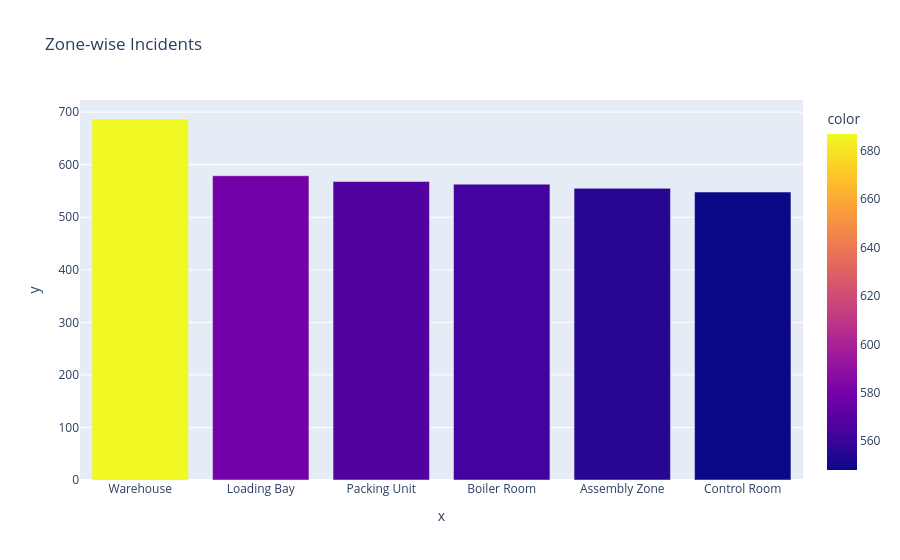

The notebook cell this image was saved under:
### Code cell
fig = px.bar(
    x=zone_counts.index,
    y=zone_counts.values,
    title="Zone-wise Incidents",
    color=zone_counts.values
)

fig.show()

### Figure 1 — Plotly figure (JSON) as saved in the notebook; plotly's stock layout.template omitted (floating-point values rounded to 4 significant figures)
{"data": [{"alignmentgroup": "True", "hovertemplate": "x=%{x}<br>y=%{y}<br>color=%{marker.color}<extra></extra>", "legendgroup": "", "marker": {"color": [687, 579, 568, 563, 555, 548], "coloraxis": "coloraxis", "pattern": {"shape": ""}}, "name": "", "offsetgroup": "", "orientation": "v", "showlegend": false, "textposition": "auto", "type": "bar", "x": ["Warehouse", "Loading Bay", "Packing Unit", "Boiler Room", "Assembly Zone", "Control Room"], "xaxis": "x", "y": [687, 579, 568, 563, 555, 548], "yaxis": "y"}], "layout": {"autosize": true, "barmode": "relative", "coloraxis": {"colorbar": {"title": {"text": "color"}}, "colorscale": [[0, "#0d0887"], [0.1111, "#46039f"], [0.2222, "#7201a8"], [0.3333, "#9c179e"], [0.4444, "#bd3786"], [0.5556, "#d8576b"], [0.6667, "#ed7953"], [0.7778, "#fb9f3a"], [0.8889, "#fdca26"], [1, "#f0f921"]]}, "legend": {"tracegroupgap": 0}, "title": {"text": "Zone-wise Incidents"}, "xaxis": {"anchor": "y", "autorange": true, "domain": [0, 1], "range": [-0.5, 5.5], "title": {"text": "x"}, "type": "category"}, "yaxis": {"anchor": "x", "autorange": true, "domain": [0, 1], "range": [0, 723.2], "title": {"text": "y"}, "type": "linear"}}}
